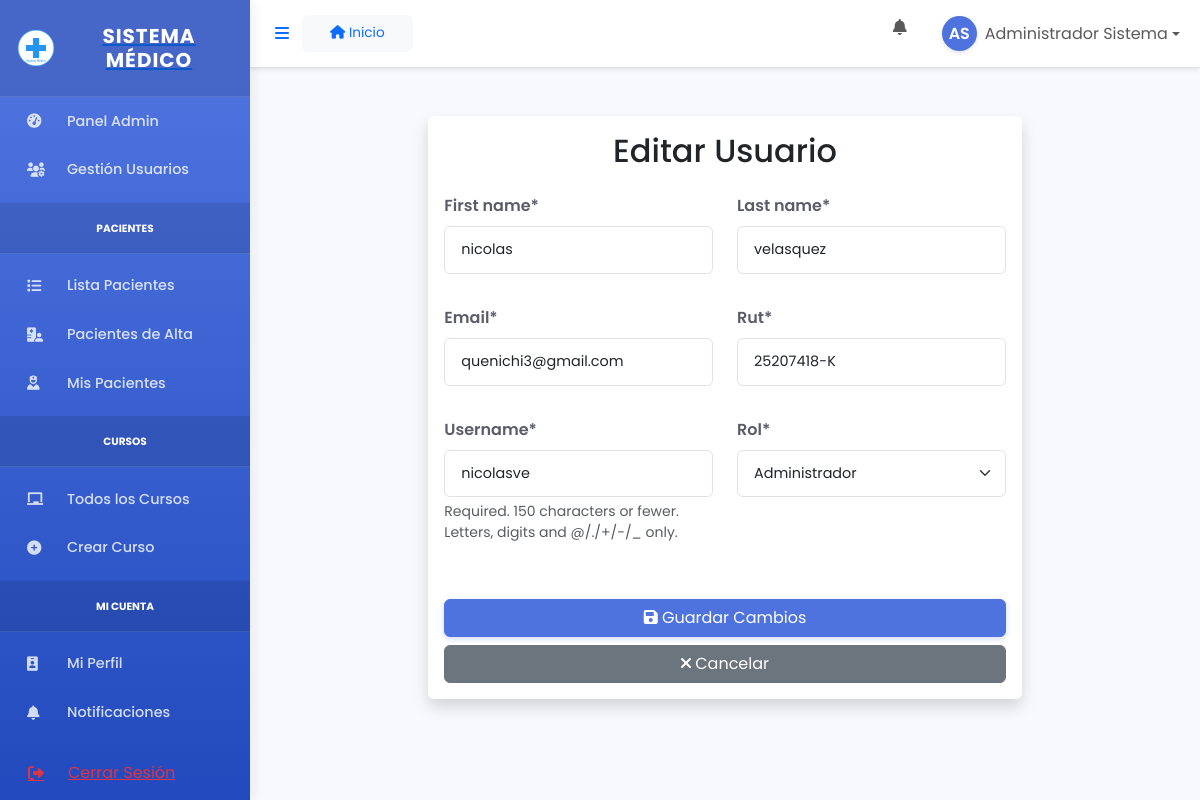
/usuarios/usuarios/editar/6/ (signed in), run on the app's committed database.
### usuarios/models.py (models this page shows, shortened)
class Usuario(AbstractUser):
    ROLES = [
        ('administrador', 'Administrador'),
        ('docente', 'Docente'),
        ('estudiante', 'Estudiante'),
    ]
    rut = models.CharField(max_length=12, unique=True, null=True, blank=True, default='')
    rol = models.CharField(max_length=20, choices=ROLES, default='estudiante')
    activo = models.BooleanField(default=True)
    es_paciente = models.BooleanField(default=False)
    especialidad = models.CharField(max_length=100, blank=True, null=True)
    titulo_profesional = models.CharField(max_length=100, blank=True, null=True)
    anos_experiencia = models.IntegerField(default=0, blank=True, null=True)
    matricula = models.CharField(max_length=20, blank=True, null=True)
    ano_ingreso = models.IntegerField(blank=True, null=True)
    semestre_actual = models.IntegerField(blank=True, null=True)
    def get_initials(self):
        if self.first_name and self.last_name:
            return f"{self.first_name[0]}{self.last_name[0]}".upper()
        elif self.first_name:
            return self.first_name[0].upper()
        elif self.username:
            return self.username[0].upper()
        return "U"
    class Meta:
        verbose_name = 'Usuario'
        verbose_name_plural = 'Usuarios'
    def get_full_name(self):
        if self.first_name and self.last_name:
            return f"{self.first_name} {self.last_name}"
        return self.username

### usuarios/views.py (the view, shortened to what this page needs)
# urls.py: path('editar/<int:pk>/', views.EditarUsuarioView.as_view(), name='editar_usuario'),
class EditarUsuarioView(UserPassesTestMixin, UpdateView):
    model = Usuario
    form_class = EditarUsuarioForm
    template_name = 'usuarios/editar_usuario.html'
    success_url = reverse_lazy('lista_usuarios')
    def test_func(self):
        return es_administrador(self.request.user)

### usuarios/views.py (called while the page is built)
def es_administrador(user):
    return user.is_authenticated and user.rol == 'administrador'

### usuarios/templates/usuarios/editar_usuario.html (shortened to what this page needs)
{% extends 'base.html' %}
{% load crispy_forms_tags %}
{% block content %}
<div class="container mt-4">
    <div class="row justify-content-center">
        <div class="col-md-8">
            <div class="card shadow">
                <div class="card-body">
                    <h2 class="card-title text-center mb-4">Editar Usuario</h2>
                    <form method="post" novalidate>
                        <div class="row">
                            <div class="col-md-6 mb-3">
                                {{ form.first_name|as_crispy_field }}
                            </div>
                            <div class="col-md-6 mb-3">
                                {{ form.last_name|as_crispy_field }}
                            </div>
                        </div>
                        <div class="row">
                            <div class="col-md-6 mb-3">
                                {{ form.email|as_crispy_field }}
                            </div>
                            <div class="col-md-6 mb-3">
                                {{ form.rut|as_crispy_field }}
                            </div>
                        </div>
                        <div class="row">
                            <div class="col-md-6 mb-3">
                                {{ form.username|as_crispy_field }}
                            </div>
                            <div class="col-md-6 mb-3">
                                {{ form.rol|as_crispy_field }}
                            </div>
                        </div>
                        <div class="d-grid gap-2 mt-4">
                            <button type="submit" class="btn btn-primary">
                                <i class="fas fa-save"></i> Guardar Cambios
                            </button>
                            <a href="{% url 'lista_usuarios' %}" class="btn btn-secondary">
                                <i class="fas fa-times"></i> Cancelar
                            </a>
                        </div>
                    </form>
                </div>
            </div>
        </div>
    </div>
</div>
{% endblock %}

### templates/base.html (shortened to what this page needs)
{% load static %}
<!DOCTYPE html>
<html lang="es">
<head>
    <link href="https://cdn.jsdelivr.net/npm/bootstrap@5.3.0/dist/css/bootstrap.min.css" rel="stylesheet">
    <link href="https://cdnjs.cloudflare.com/ajax/libs/font-awesome/6.0.0/css/all.min.css" rel="stylesheet">
    <a href="" rel="stylesheet">
    <link href="{% static 'css/styles.css' %}" rel="stylesheet">
</head>
<body class="{% if request.session.tema_oscuro %}dark-mode{% endif %}">
    <div id="wrapper" class="d-flex">
        {% if user.is_authenticated %}
        <div id="sidebar-wrapper" class="border-right">
            <div class="sidebar-heading d-flex align-items-center justify-content-center py-4">
                <img src="{% static 'img/logo.svg' %}" alt="Logo" class="me-2" width="40">
                <h5 class="m-0 fw-bold">SISTEMA MÉDICO</h5>
            </div>
            <div class="list-group list-group-flush sidebar-menu">
                {% if user.rol == 'administrador' %}
                <a href="{% url 'admin_dashboard' %}" class="list-group-item list-group-item-action">
                    <div class="d-flex align-items-center">
                        <i class="fas fa-tachometer-alt me-3"></i>
                        <span>Panel Admin</span>
                    </div>
                </a>
                <a href="{% url 'lista_usuarios' %}" class="list-group-item list-group-item-action">
                    <div class="d-flex align-items-center">
                        <i class="fas fa-users-cog me-3"></i>
                        <span>Gestión Usuarios</span>
                    </div>
                </a>
                <div class="sidebar-heading sidebar-category my-2">
                    <small class="text-uppercase fw-bold">Pacientes</small>
                </div>
                <a href="{% url 'lista_pacientes' %}" class="list-group-item list-group-item-action">
                    <div class="d-flex align-items-center">
                        <i class="fas fa-list me-3"></i>
                        <span>Lista Pacientes</span>
                    </div>
                </a>
                <a href="{% url 'lista_pacientes_alta' %}" class="list-group-item list-group-item-action">
                    <div class="d-flex align-items-center">
                        <i class="fas fa-hospital-user me-3"></i>
                        <span>Pacientes de Alta</span>
                    </div>
                </a>
                <a href="{% url 'mis_pacientes' %}" class="list-group-item list-group-item-action">
                    <div class="d-flex align-items-center">
                        <i class="fas fa-user-nurse me-3"></i>
                        <span>Mis Pacientes</span>
                    </div>
                </a>
                <div class="sidebar-heading sidebar-category my-2">
                    <small class="text-uppercase fw-bold">Cursos</small>
                </div>
                <a href="{% url 'lista_cursos' %}" class="list-group-item list-group-item-action">
                    <div class="d-flex align-items-center">
                        <i class="fas fa-chalkboard me-3"></i>
                        <span>Todos los Cursos</span>
                    </div>
                </a>
                <a href="{% url 'crear_curso' %}" class="list-group-item list-group-item-action">
                    <div class="d-flex align-items-center">
                        <i class="fas fa-plus-circle me-3"></i>
                        <span>Crear Curso</span>
                    </div>
                </a>
                {% endif %}
                <div class="sidebar-heading sidebar-category my-2">
                    <small class="text-uppercase fw-bold">Mi Cuenta</small>
                </div>
                <a href="{% url 'perfil_usuario' %}" class="list-group-item list-group-item-action">
                    <div class="d-flex align-items-center">
                        <i class="fas fa-id-badge me-3"></i>
                        <span>Mi Perfil</span>
                    </div>
                </a>
                <a href="{% url 'mis_notificaciones' %}" class="list-group-item list-group-item-action">
                    <div class="d-flex align-items-center justify-content-between">
                        <div class="d-flex align-items-center">
                            <i class="fas fa-bell me-3"></i>
                            <span>Notificaciones</span>
                        </div>
                    </div>
                </a>
                <div class="mt-auto">
                    <form action="{% url 'logout' %}" method="post" class="list-group-item list-group-item-action logout-btn">
                        <button type="submit" class="btn btn-link text-danger w-100 text-start p-0">
                            <div class="d-flex align-items-center">
                                <i class="fas fa-sign-out-alt me-3"></i>
                                <span>Cerrar Sesión</span>
                            </div>
                        </button>
                    </form>
                </div>
            </div>
        </div>
        {% endif %}
        <div id="page-content-wrapper" class="flex-grow-1">
            <nav class="navbar navbar-expand-lg navbar-light bg-white border-bottom shadow-sm">
                <div class="container-fluid">
                    <button class="btn btn-link" id="menu-toggle">
                        <i class="fas fa-bars"></i>
                    </button>
                    <nav aria-label="breadcrumb" class="bg-light py-2 px-3 rounded">
                        <div class="container-fluid">
                            <ol class="breadcrumb mb-0">
                                <li class="breadcrumb-item">
                                    <a href="{% url 'dashboard' %}" class="text-decoration-none">
                                        <i class="fas fa-home"></i> Inicio
                                    </a>
                                </li>
                            </ol>
                        </div>
                    </nav>
                    {% if user.is_authenticated %}
                    <ul class="navbar-nav ms-auto">
                        <li class="nav-item dropdown me-3">
                            <a class="nav-link" href="#" id="notificationsDropdown" role="button"
                               data-bs-toggle="dropdown" aria-expanded="false">
                                <i class="fas fa-bell fa-fw"></i>
                            </a>
                        </li>
                        <li class="nav-item dropdown">
                            <a class="nav-link dropdown-toggle d-flex align-items-center" href="#" id="userDropdown" role="button"
                               data-bs-toggle="dropdown" aria-expanded="false">
                               <div class="avatar-circle me-2">
                                   <span class="initials">{{ user.get_initials }}</span>
                               </div>
                                <span class="d-none d-lg-inline">
                                    {{ user.get_full_name }}
                                </span>
                            </a>
                        </li>
                    </ul>
                    {% endif %}
                </div>
            </nav>
            <div class="container-fluid py-4">
                {% block content %}{% endblock %}
            </div>
        </div>
    </div>
</body>
</html>

### static/css/styles.css (style rules this page uses)
:root { --sidebar-width: 250px; --topbar-height: 4.375rem; --primary: #4e73df; --primary-dark: #2e59d9; --success: #1cc88a; --info: #36b9cc; --warning: #f6c23e; --danger: #e74a3b; --light: #f8f9fc; --dark: #5a5c69; --border-radius: 0.35rem; --box-shadow: 0 .15rem 1.75rem 0 rgba(58,59,69,.15); --transition-speed: 0.3s; }
body { font-family: 'Poppins', sans-serif; background-color: #f8f9fc; color: #444; }
#wrapper { min-height: 100vh; }
#sidebar-wrapper { min-height: 100vh; width: var(--sidebar-width); margin-left: calc(-1 * var(--sidebar-width)); transition: margin .25s ease-out; background-color: #4e73df; background-image: linear-gradient(180deg,#4e73df 10%,#224abe 100%); background-size: cover; z-index: 1; box-shadow: 5px 0 10px rgba(0,0,0,0.05); display: flex; flex-direction: column; }
#sidebar-wrapper .sidebar-heading { background-color: rgba(0,0,0,0.1); padding: 1rem; text-align: center; color: white; border-bottom: 1px solid rgba(255,255,255,0.1); }
#sidebar-wrapper .sidebar-heading h5 { color: white; font-weight: bold; margin: 0; letter-spacing: 1px; }
#sidebar-wrapper .list-group { width: var(--sidebar-width); flex-grow: 1; display: flex; flex-direction: column; }
#sidebar-wrapper .list-group-item { border: none; padding: 0.85rem 1.5rem; background-color: transparent; color: rgba(255, 255, 255, 0.8); border-left: 3px solid transparent; font-weight: 500; font-size: 0.9rem; transition: all var(--transition-speed) ease; }
.sidebar-category { color: rgba(255,255,255,0.6); font-size: 0.75rem; padding: 0.5rem 1.5rem 0.25rem; margin-top: 0.5rem; }
.logout-btn { margin-top: auto; border-top: 1px solid rgba(255,255,255,0.1); }
#page-content-wrapper { min-width: 100vw; background-color: #f8f9fc; }
@media (min-width: 768px) { #sidebar-wrapper { margin-left: 0; } }
@media (min-width: 768px) { #page-content-wrapper { min-width: 0; width: 100%; } }
.avatar-circle { width: 35px; height: 35px; background-color: var(--primary); border-radius: 50%; color: white; display: flex; align-items: center; justify-content: center; font-weight: 600; box-shadow: 0 2px 5px rgba(0,0,0,0.1); }
.avatar-circle .initials { font-size: 1rem; }
.card { border: none; border-radius: var(--border-radius); box-shadow: var(--box-shadow); transition: transform 0.3s ease-in-out; }
.btn-primary { background-color: var(--primary); border-color: var(--primary); box-shadow: 0 2px 6px rgba(78, 115, 223, 0.25); transition: all var(--transition-speed) ease; }
.breadcrumb { margin-bottom: 1.5rem; background-color: transparent; padding: 0; }
.breadcrumb-item { font-size: 0.85rem; }
#sidebar-wrapper .list-group-item { transition: all 0.2s ease-in-out; display: flex; align-items: center; }
#sidebar-wrapper .list-group-item i { margin-right: 0.75rem; transition: transform 0.2s ease-in-out; width: 1.5rem; }
.form-control { border-radius: 0.35rem; padding: 0.75rem 1rem; font-size: 0.9rem; }
.form-label { font-weight: 600; color: #5a5c69; margin-bottom: 0.5rem; }
body, .card, .navbar, .dropdown-menu, .list-group-item, .form-control, .table, .modal-content { transition: background-color 0.3s ease, color 0.3s ease, border-color 0.3s ease; }

### data on the page
Usuario: get_initials "AS", get_full_name "Administrador Sistema"
Usuario: first_name "nicolas", last_name "velasquez", email "quenichi3@gmail.com", rut "25207418-K", username "nicolasve", rol "Administrador"
